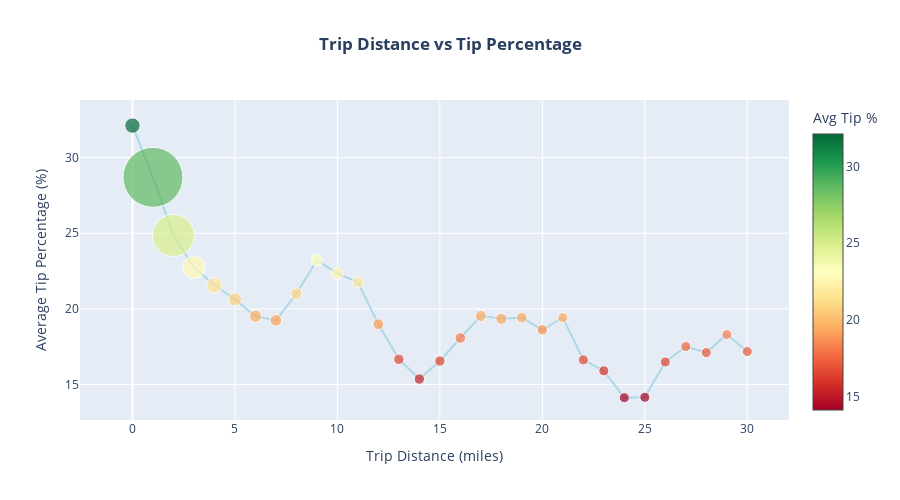

Notebook code for this chart:
### Markdown cell above
## Distance vs Tipping Behavior

**Finding:** Analyze whether longer trips result in higher or lower tip percentages.

### Code cell
# Distance vs Tip Percentage Analysis
df_binned = df_clean.with_columns(
    pl.col("trip_distance").round(0).cast(pl.Int32).alias("distance_bin")
).filter(pl.col("distance_bin") <= 30)  # Focus on reasonable distances

distance_tips = df_binned.group_by("distance_bin").agg([
    pl.col("tip_pct").mean().alias("avg_tip_pct"),
    pl.col("tip_pct").count().alias("count")
]).sort("distance_bin").to_pandas()

fig = go.Figure()

# Add scatter with size based on count
fig.add_trace(go.Scatter(
    x=distance_tips['distance_bin'],
    y=distance_tips['avg_tip_pct'],
    mode='markers+lines',
    marker=dict(
        size=distance_tips['count']/distance_tips['count'].max()*50 + 10,
        color=distance_tips['avg_tip_pct'],
        colorscale='RdYlGn',
        showscale=True,
        colorbar=dict(title='Avg Tip %'),
        line=dict(width=1, color='white')
    ),
    line=dict(width=2, color='lightblue'),
    hovertemplate='<b>Distance:</b> %{x} miles<br><b>Avg Tip:</b> %{y:.1f}%<br><b>Trips:</b> %{text:,}<extra></extra>',
    text=distance_tips['count']
))

fig.update_layout(
    title=dict(text='<b>Trip Distance vs Tip Percentage</b>', x=0.5, xanchor='center'),
    xaxis_title='Trip Distance (miles)',
    yaxis_title='Average Tip Percentage (%)',
    height=500,
    hovermode='closest'
)
fig.show()

print(f"\n💡 Bubble size represents trip volume at each distance")

### Figure 1 — Plotly figure (JSON) as saved in the notebook; plotly's stock layout.template omitted (floating-point values rounded to 4 significant figures)
{"data": [{"hovertemplate": "<b>Distance:</b> %{x} miles<br><b>Avg Tip:</b> %{y:.1f}%<br><b>Trips:</b> %{text:,}<extra></extra>", "line": {"color": "lightblue", "width": 2}, "marker": {"color": [32.12, 28.7, 24.86, 22.75, 21.56, 20.64, 19.51, 19.24, 21.0, 23.22, 22.36, 21.75, 18.99, 16.67, 15.36, 16.55, 18.08, 19.54, 19.35, 19.42, 18.62, 19.43, 16.63, 15.91, 14.13, 14.16, 16.49, 17.51, 17.11, 18.3, 17.18], "colorbar": {"title": {"text": "Avg Tip %"}}, "colorscale": [[0, "rgb(165,0,38)"], [0.1, "rgb(215,48,39)"], [0.2, "rgb(244,109,67)"], [0.3, "rgb(253,174,97)"], [0.4, "rgb(254,224,139)"], [0.5, "rgb(255,255,191)"], [0.6, "rgb(217,239,139)"], [0.7, "rgb(166,217,106)"], [0.8, "rgb(102,189,99)"], [0.9, "rgb(26,152,80)"], [1, "rgb(0,104,55)"]], "line": {"color": "white", "width": 1}, "showscale": true, "size": [15.38, 60.0, 42.1, 22.57, 15.88, 13.06, 12.27, 11.63, 11.7, 12.07, 11.88, 11.23, 10.86, 10.46, 10.38, 10.42, 10.66, 11.21, 11.23, 10.73, 10.43, 10.27, 10.13, 10.06, 10.04, 10.04, 10.06, 10.05, 10.05, 10.03, 10.02]}, "mode": "markers+lines", "text": [20780.0, 193100.0, 124000.0, 48560.0, 22700.0, 11830.0, 8752.0, 6294.0, 6558.0, 7997.0, 7269.0, 4748.0, 3311.0, 1785.0, 1461.0, 1622.0, 2553.0, 4660.0, 4761.0, 2809.0, 1647.0, 1028.0, 485.0, 229.0, 154.0, 155.0, 233.0, 181.0, 204.0, 98.0, 95.0], "type": "scatter", "x": [0, 1, 2, 3, 4, 5, 6, 7, 8, 9, 10, 11, 12, 13, 14, 15, 16, 17, 18, 19, 20, 21, 22, 23, 24, 25, 26, 27, 28, 29, 30], "y": [32.12, 28.7, 24.86, 22.75, 21.56, 20.64, 19.51, 19.24, 21.0, 23.22, 22.36, 21.75, 18.99, 16.67, 15.36, 16.55, 18.08, 19.54, 19.35, 19.42, 18.62, 19.43, 16.63, 15.91, 14.13, 14.16, 16.49, 17.51, 17.11, 18.3, 17.18]}], "layout": {"height": 500, "hovermode": "closest", "title": {"text": "<b>Trip Distance vs Tip Percentage</b>", "x": 0.5, "xanchor": "center"}, "xaxis": {"title": {"text": "Trip Distance (miles)"}}, "yaxis": {"title": {"text": "Average Tip Percentage (%)"}}}}
